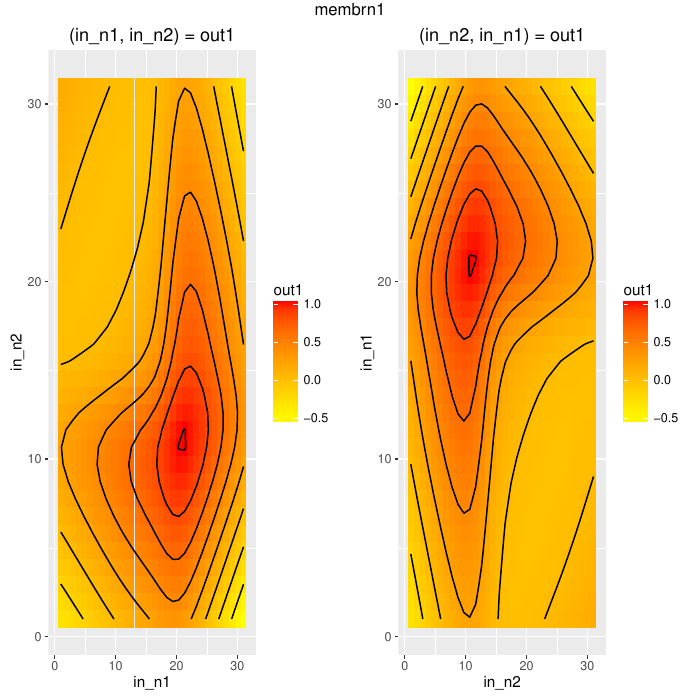

Write R code to recreate this figure.
#R script generated with jfuzzylite 6.0.

library(ggplot2);

engine.name = "membrn1"
engine.fll = "Engine: membrn1
InputVariable: in_n1
  enabled: true
  range: 1.000 31.000
  lock-range: false
  term: in1mf1 Bell 2.253 16.220 5.050
  term: in1mf2 Bell 31.260 15.021 1.843
InputVariable: in_n2
  enabled: true
  range: 1.000 31.000
  lock-range: false
  term: in2mf1 Bell 0.740 15.021 1.843
  term: in2mf2 Bell 29.747 16.220 5.050
OutputVariable: out1
  enabled: true
  range: -0.334 1.000
  lock-range: false
  aggregation: none
  defuzzifier: WeightedAverage TakagiSugeno
  default: nan
  lock-previous: false
  term: out1mf1 Linear 0.026 0.071 -0.615
  term: out1mf2 Linear -0.036 0.036 -1.169
  term: out1mf3 Linear -0.094 0.094 2.231
  term: out1mf4 Linear -0.071 -0.026 2.479
RuleBlock: 
  enabled: true
  conjunction: AlgebraicProduct
  disjunction: none
  implication: none
  activation: General
  rule: if in_n1 is in1mf1 and in_n2 is in2mf1 then out1 is out1mf1
  rule: if in_n1 is in1mf1 and in_n2 is in2mf2 then out1 is out1mf2
  rule: if in_n1 is in1mf2 and in_n2 is in2mf1 then out1 is out1mf3
  rule: if in_n1 is in1mf2 and in_n2 is in2mf2 then out1 is out1mf4"

engine.fldFile = "membrn1.fld"
if (require(data.table)) {
    engine.df = data.table::fread(engine.fldFile, sep="auto", header="auto")
} else {
    engine.df = read.table(engine.fldFile, header=TRUE)
}

engine.plot.i1i2_o1 = ggplot(engine.df, aes(in_n1, in_n2)) + 
    geom_tile(aes(fill=out1)) + 
    scale_fill_gradient(low="yellow", high="red") + 
    stat_contour(aes(x=in_n1, y=in_n2, z=out1), color="black") + 
    ggtitle("(in_n1, in_n2) = out1")

engine.plot.i2i1_o1 = ggplot(engine.df, aes(in_n2, in_n1)) + 
    geom_tile(aes(fill=out1)) + 
    scale_fill_gradient(low="yellow", high="red") + 
    stat_contour(aes(x=in_n2, y=in_n1, z=out1), color="black") + 
    ggtitle("(in_n2, in_n1) = out1")

if (require(gridExtra)) {
    engine.plots = arrangeGrob(engine.plot.i1i2_o1, engine.plot.i2i1_o1, ncol=2, top=engine.name)
    ggsave(paste0(engine.name, ".pdf"), engine.plots)
    if (require(grid)) {
        grid.newpage()
        grid.draw(engine.plots)
    }
}
